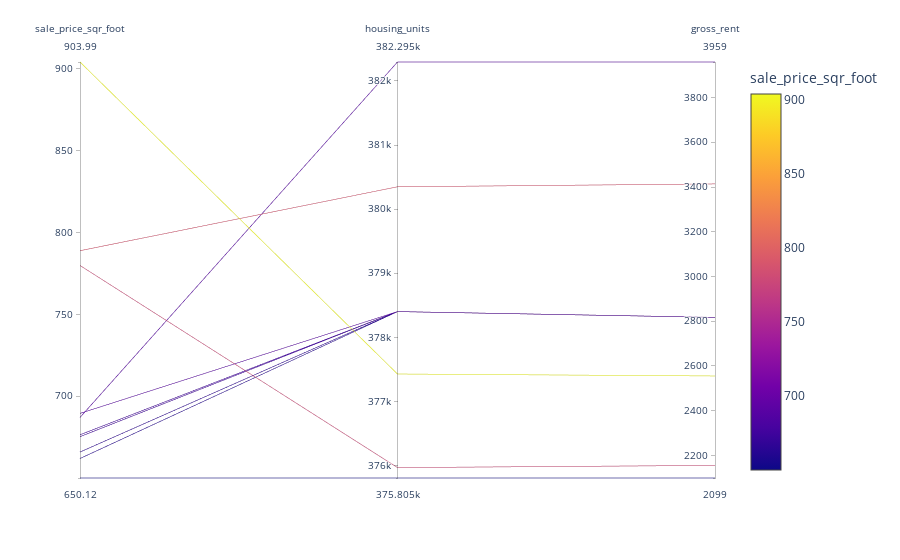

Notebook code for this chart:
### Markdown cell above
## Parallel Coordinates and Parallel Categories Analysis

In this section, you will use plotly express to create parallel coordinates and parallel categories visualizations so that investors can interactively filter and explore various factors related to the sales price of the neighborhoods. 

Using the DataFrame of Average values per neighborhood (calculated above), create the following visualizations:
1. Create a Parallel Coordinates Plot
2. Create a Parallel Categories Plot

### Code cell
# Parallel Coordinates Plot
line = px.parallel_coordinates(top_10, color='sale_price_sqr_foot')
line

### Figure 1 — Plotly figure (JSON) as saved in the notebook; plotly's stock layout.template omitted (floating-point values rounded to 4 significant figures)
{"data": [{"dimensions": [{"label": "sale_price_sqr_foot", "values": [904.0, 788.8, 779.8, 689.6, 687.1, 676.5, 675.4, 666.0, 662.0, 650.1]}, {"label": "housing_units", "values": [377400.0, 380348, 376000.0, 378401, 382295, 378401, 378401, 378401, 378401, 375805]}, {"label": "gross_rent", "values": [2555.0, 3414, 2155.0, 2817.0, 3959, 2817.0, 2817.0, 2817.0, 2817.0, 2099]}], "domain": {"x": [0, 0.98], "y": [0, 1]}, "line": {"color": [904.0, 788.8, 779.8, 689.6, 687.1, 676.5, 675.4, 666.0, 662.0, 650.1], "coloraxis": "coloraxis"}, "name": "", "type": "parcoords"}], "layout": {"autosize": true, "coloraxis": {"colorbar": {"title": {"text": "sale_price_sqr_foot"}}, "colorscale": [[0, "#0d0887"], [0.1111, "#46039f"], [0.2222, "#7201a8"], [0.3333, "#9c179e"], [0.4444, "#bd3786"], [0.5556, "#d8576b"], [0.6667, "#ed7953"], [0.7778, "#fb9f3a"], [0.8889, "#fdca26"], [1, "#f0f921"]]}, "legend": {"tracegroupgap": 0}, "margin": {"t": 60}}}
